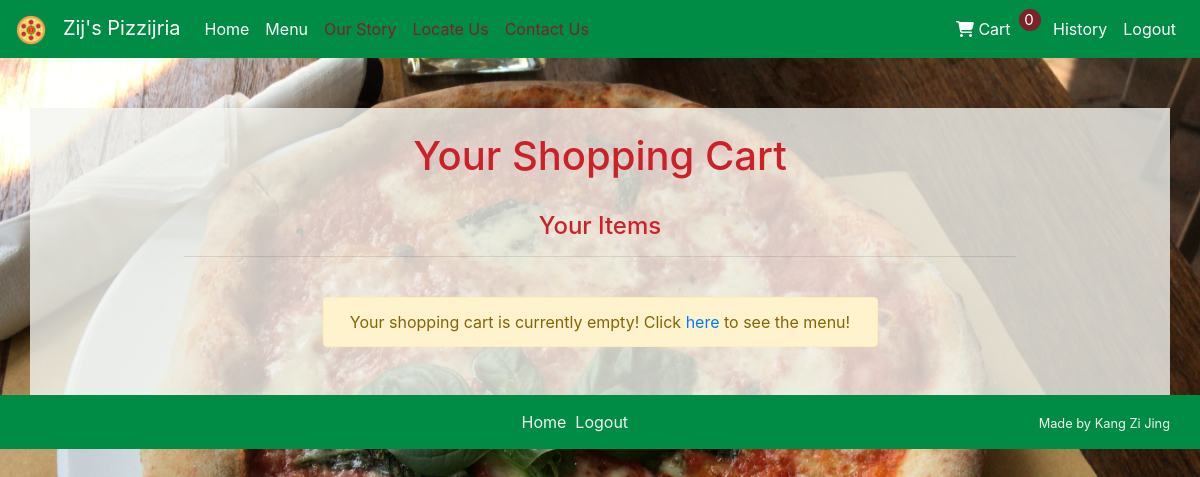
Before: /cart (signed in) with the older database file.
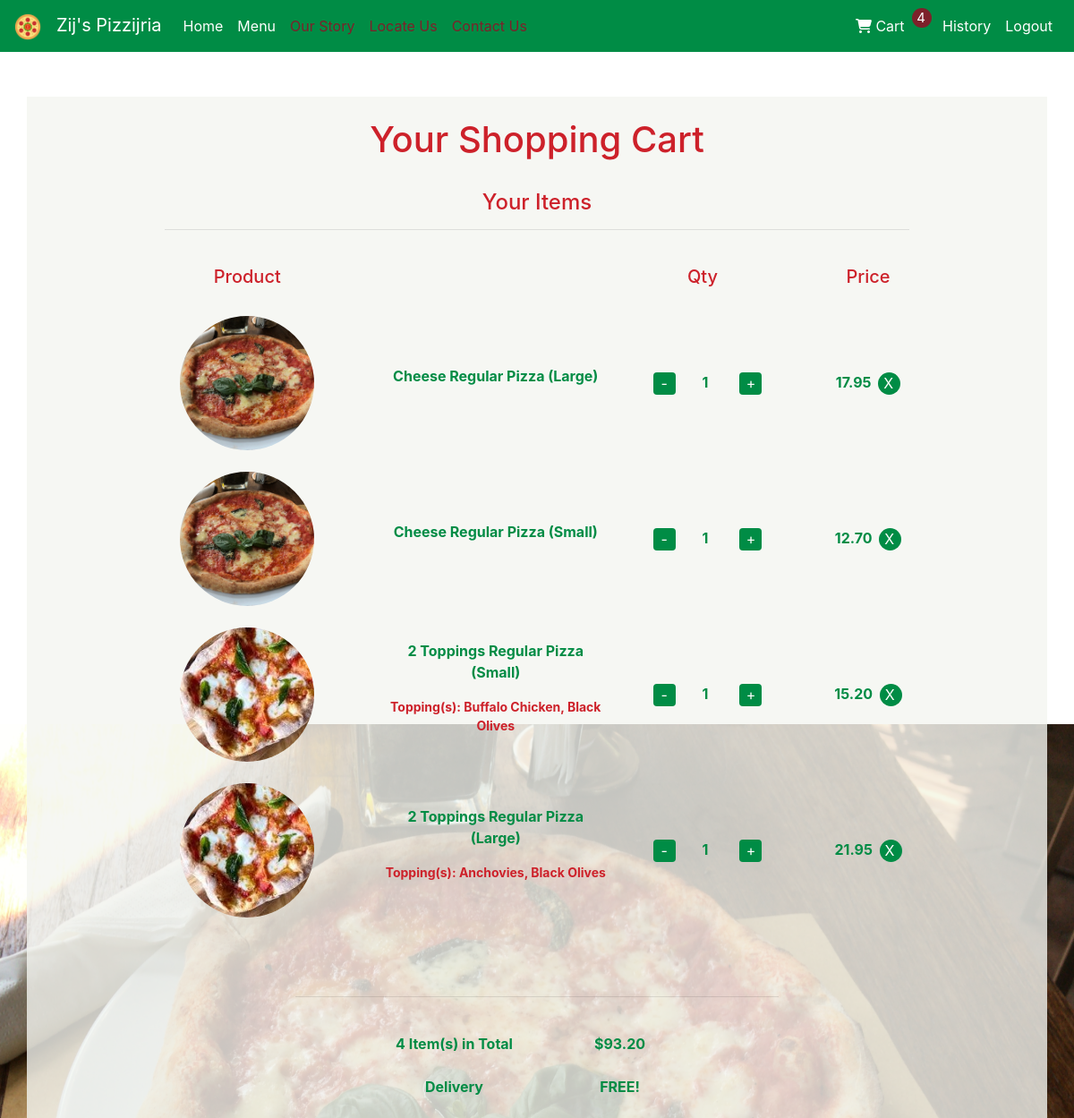
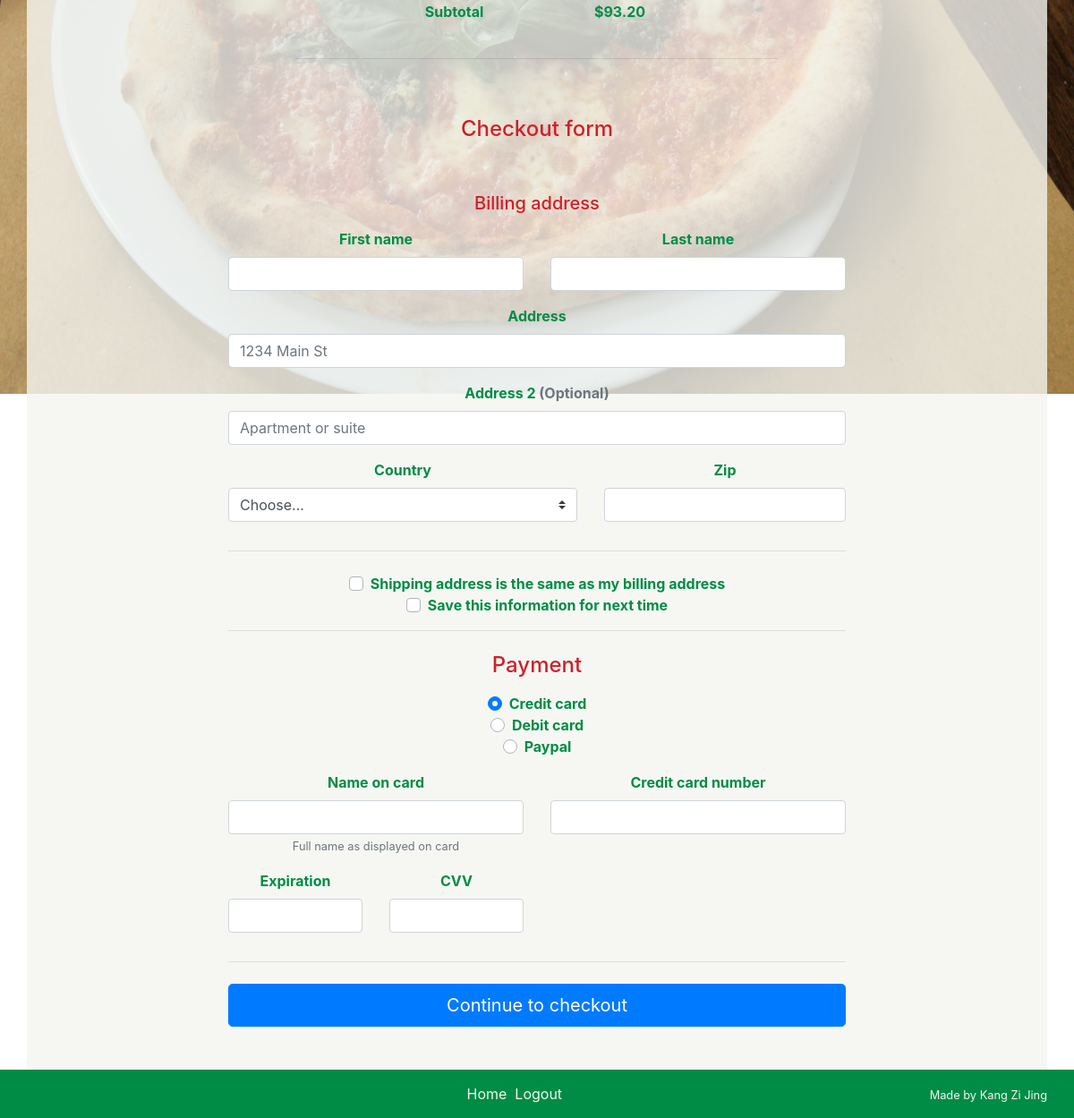
After: the same page with the newer database file (2 pictures, top to bottom).
### orders/models.py (models this page shows)
class Cart(models.Model):
    user = models.ForeignKey(settings.AUTH_USER_MODEL, on_delete=models.CASCADE)
    items = models.ManyToManyField("MenuItem", through="AddedItem")
    ordered = models.BooleanField(default=False)
    ordered_time = models.DateTimeField(auto_now=False, null=True)
    delivered_time = models.DateTimeField(auto_now=False, null=True, blank=True)
    def totalquantity(self):
        q = 0
        for item in self.items.all():
            if item.product.category.category_type == 'primary':
                q += item.added_item.last().quantity
        return q
    def subtotal(self):
        total = 0
        for item in self.items.all():
            total += item.added_item.first().totalprice()
        return total
    def cartnumber(self):
        return 10000 + self.id
    def __str__(self):
        return f"Cart No. {self.cartnumber()} from {self.user}"

class MenuItem(models.Model):
    SIZE_CHOICES = (("s", "Small"), ("l", "Large"))
    product = models.ForeignKey("Product", on_delete=models.CASCADE, related_name="menu_items")
    size = models.CharField(max_length=16, choices=SIZE_CHOICES, blank=True, null=True)
    price = models.DecimalField(max_digits=5, decimal_places=2, blank=True, null=True)
    def __str__(self):
        if self.product.category.category_type == 'primary':
            cat = self.product.category.name + " - "
            price = ""
        else:
            cat = ""
            if self.price:
                price = " (+$" + str(self.price) + ")"
            else:
                price = ""
        if self.size:
            size = self.get_size_display()
        else:
            size = ""
        if self.product.category.category_type == 'primary':
            if self.product.stylized_name:
                return f"{size} {cat} {self.product.stylized_name}{price}"
            return f"{size} {cat} {self.product.name}{price}"
        else:
            if self.product.category == "Topping":
                return f"{cat} {self.product.name}"
            else:
                if self.product.stylized_name:
                    return f"{cat} {self.product.stylized_name}"
                else:
                    return f"{cat} {self.product.name}"

class Product(models.Model):
    name = models.CharField(max_length=64)
    stylized_name = models.CharField(max_length=64, null=True, blank=True)
    category = models.ForeignKey("Category", on_delete=models.CASCADE, related_name="products")
    addon_category = models.ForeignKey("Category", on_delete=models.CASCADE, related_name="related_products", blank=True, null=True)
    addon_limit = models.IntegerField(default=0, null=True)
    def __str__(self):
        if self.stylized_name:
            return f"{self.stylized_name} {self.category}"
        else:
            return f"{self.name} {self.category}"

class Category(models.Model):
    CATEGORY_TYPES = (("primary", "Primary"), ("topping", "Topping"), ("extra", "Extra"))
    name = models.CharField(max_length=64)
    menu_name = models.CharField(max_length=64, blank=True, null=True)
    category_type = models.CharField(max_length=16, choices=CATEGORY_TYPES, default="primary")
    def __str__(self):
        return f"{self.name}"

class AddedItem(models.Model):
    item = models.ForeignKey("MenuItem", on_delete=models.CASCADE, related_name="added_item")
    cart = models.ForeignKey("Cart", on_delete=models.CASCADE)
    quantity = models.IntegerField(default=1)
    def totalprice(self):
        if self.extras.all():
            extrasprice = 0
            for extra in self.extras.all():
                for i in extra.item.all():
                    extrasprice += i.price
            return self.quantity * self.item.price + extrasprice
        else:
            return self.quantity * self.item.price
    def __str__(self):
        if self.extras.all():
            return f"{self.quantity} x {self.item} at ${self.item.price} = ${self.totalprice()}"
        else:
            return f"{self.quantity} x {self.item} at ${self.item.price} = ${self.totalprice()}"

class ExtraSelection(models.Model):
    item = models.ManyToManyField("MenuItem")
    main = models.ForeignKey("AddedItem", on_delete=models.CASCADE, related_name="extras")
    def __str__(self):
        if self.item:
            sentence = ", ".join(str(i) for i in self.item.all())
            return sentence
        else:
            return f"{self.item}"

### orders/views.py (the view, shortened to what this page needs)
# urls.py: path("cart", views.cart, name="cart"),
@login_required(login_url='/login')
def cart(request):
    cart = get_cart(request)
    addeditems = AddedItem.objects.filter(cart=cart).all
    context = {
        "cart": cart,
        "addeditems": addeditems
    }
    return render(request, "orders/cart.html", context)

### orders/templates/orders/cart.html (shortened to what this page needs)
{% extends "orders/base.html" %}
{% block body %}
    <h1>Your Shopping Cart</h1>
    <br>
    <h4>Your Items</h4><hr style="width: 75%;"><br>
    {% if not addeditems %}
    <div class="alert alert-warning" role="alert" style="width: 50%; margin: auto;">
        Your shopping cart is currently empty!
        Click <a href="{% url 'menu' %}">here</a> to see the menu!
    </div>
    {% else %}
        <div class="container-fluid"><b>
            <div class="row">
                <div class="col-1"></div>
                <div class="col-3"><h5>Product</h5></div>
                <div class="col-3"></div>
                <div class="col-2"><h5>Qty</h5></div>
                <div class="col-2"><h5>Price</h5></div>
                <div class="col-1"></div>
            </div><br>
            {% for item in addeditems %}
                <div class="row">
                    <div class="col-1"></div>
                    <div class="col-3" style="margin-top: auto; margin-bottom: auto;">
                        <img class="img-fluid" src="/static/orders/images/{{ item.item.product.category.name }}/{{ item.item.product.name }}.jpg" alt="Image" style="max-height: 150px; border-radius: 50%;">
                    </div>
                    <div class="col-3" style="margin-top: auto; margin-bottom: auto;">
                        <p>{{ item.item.product }} {% if item.item.get_size_display %}({{ item.item.get_size_display }}){% endif %}</p>
                        {% if item.extras.all %}
                            {% for extra in item.extras.all %}
                                <p style="color: rgba(205, 33, 42); font-size: 14px;">
                                    {% if not item.item.product.name == "Cheese" and not item.item.product.category == "Sub" %}
                                        {{ item.item.product.addon_category}}(s): {{ extra }}
                                    {% endif %}
                                </p>
                            {% endfor %}
                        {% endif %}
                    </div>
                    <div class="col-2" style="margin-top: auto; margin-bottom: auto;">
                        <div class="row">
                            <div class="col-5 text-right">
                                <form action="" method="post">
                                    <input class="btn btn-primary pizza-button" type="submit" value="-" style="border: none; height: 25px; width: 25px; padding: 0px; padding-bottom: 1px;">
                                </form>
                            </div>
                            <div class="col-2">{{ item.quantity }}</div>
                            <div class="col-5">
                                <form action="" method="post">
                                    <input class="btn btn-primary pizza-button" type="submit" value="+" style="border: none; height: 25px; width: 25px; padding: 0px; padding-bottom: 1px;">
                                </form>
                            </div>
                        </div>
                    </div>
                    <div class="col-2" style="margin-top: auto; margin-bottom: auto;">
                        <form action="" method="post">
                            {{ item.totalprice }}&nbsp;
                            <input class="btn btn-primary pizza-button" type="submit" value="X" style="border: none; border-radius: 50%; height: 25px; width: 25px; padding: 0px; padding-right: 2px; padding-bottom: 1px;">
                        </form>
                    </div>
                    <div class="col-1"></div>
                </div>
                <br>
            {% endfor %}
        </div>
        <div class="container-fluid">
            <br><br><hr style="width: 50%;"><br>
            <div class="row">
                <div class="col-4"></div>
                <div class="col-2">
                    {{ cart.totalquantity }} Item(s) in Total
                </div>
                <div class="col-2">
                    ${{ cart.subtotal }}
                </div>
                <div class="col-4"></div>
            </div><br>
            <div class="row">
                <div class="col-4"></div>
                <div class="col-2">
                    Delivery
                </div>
                <div class="col-2">
                    {% if deliveryfee %}
                        ${{ deliveryfee }}
                    {% else %}
                        FREE!
                    {% endif %}
                </div>
                <div class="col-4"></div>
            </div><br>
            <div class="row">
                <div class="col-4"></div>
                <div class="col-2">
                    Subtotal
                </div>
                <div class="col-2">
                    {% if deliveryfee %}
                        ${{ totalprice }}
                    {% else %}
                        ${{ cart.subtotal }}
                    {% endif %}
                </div>
                <div class="col-4"></div>
            </div>
            <br><hr style="width: 50%;">
            {% include 'orders/billing.html' %}
        </b></div>
    {% endif %}
{% endblock %}

### orders/templates/orders/base.html (shortened to what this page needs)
<!DOCTYPE html>
<html lang="en">
    <head>
        <link rel="stylesheet" href="https://cdn.jsdelivr.net/npm/bootstrap-select@1.13.9/dist/css/bootstrap-select.min.css">
        <link rel="stylesheet" href="https://stackpath.bootstrapcdn.com/bootstrap/4.4.1/css/bootstrap.min.css">
        {% load static %}
        <link rel="stylesheet" type="text/css" href="{% static 'orders/style.css' %}">
    </head>
    <body>
        <nav class="navbar navbar-expand-lg navbar-dark" style="background-color: rgba(0, 140, 69);">
            {% load static %}
            <a class="navbar-brand" href="/"><img class="icon" src="{% static 'orders/images/pizza-icon.png' %}">&nbsp;&nbsp;&nbsp;Zij's Pizzijria</a>
            <div class="collapse navbar-collapse" id="navbarNavltMarkup">
                <div class="navbar-nav">
                    <a class="nav-item nav-link active" href="/">Home <span class="sr-only">(current)</span></a>
                    <a class="nav-item nav-link active" href="{% url 'menu' %}">Menu</a>
                    <a class="nav-item nav-link active" href="/#story" style="color: rgba(125, 33, 42);">Our Story</a>
                    <a class="nav-item nav-link active" href="/#locate" style="color: rgba(125, 33, 42);">Locate Us</a>
                    <a class="nav-item nav-link active" href="/#contact" style="color: rgba(125, 33, 42);">Contact Us</a>
                </div>
                <div class="navbar-nav ml-auto">
                    {% if not request.user.is_authenticated %}
                        <a class="nav-item nav-link active" href="{% url 'register' %}">Register</a>
                        <a class="nav-item nav-link mr-auto active" href="{% url 'login' %}">Login</a>
                    {% else %}
                        <a class="nav-item nav-link mr-auto active" href="{% url 'cart' %}" tabindex="-1" aria-disabled="true"><i class="fa fa-shopping-cart" aria-hidden="true"></i> Cart</a>
                        <div style="background: rgba(125, 33, 42); color: #ffffff; height: 22px; width: 22px; border-radius: 50%; text-align: center; font-size: 15px; padding-right: 1px; padding-bottom: 1px;">{{ cart.totalquantity }}</div>
                        <a class="nav-item nav-link mr-auto active" href="{% url 'history' %}" tabindex="-1" aria-disabled="true">History</a>
                        <a class="nav-item nav-link mr-auto active" href="{% url 'logout' %}" tabindex="-1" aria-disabled="true">Logout</a>
                    {% endif %}
                </div>
            </div>
        </nav>
        <div class="bg">
            <div style="text-align:center; padding-top:50px;">
                <div class="container webappview">
                    <br>
                    {% block body %}
                    {% endblock %}
                    <br><br>
                </div>
            </div>
        </div>
    </body>
    <footer style="background-color: rgba(0, 140, 69);">
        <div style="text-align:center; padding-top:15px; padding-bottom: 15px;">
            <a href="/" style="color: rgba(244, 245, 240); margin-left: 120px;">Home</a>&nbsp;
            {% if not request.user.is_authenticated %}
                <a href="{% url 'register' %}" style="color: rgba(244, 245, 240);">Register</a>&nbsp;
                <a href="{% url 'login' %}" style="color: rgba(244, 245, 240);">Login</a>&nbsp;
            {% else %}
                <a href="{% url 'logout' %}" style="color: rgba(244, 245, 240);">Logout   </a>&nbsp;
            {% endif %}
            <div style="float: right; margin-right: 30px; color: rgba(244, 245, 240);"><small>Made by Kang Zi Jing</small></div>
        </div>
    </footer>
</html>

Changed rows visible on the page:
no longer on this page (row edited): Cart: totalquantity "0"
added Cart: totalquantity "4", subtotal "93.20"
added AddedItem: item.product.category.name (picture), item.product "Cheese Regular Pizza", item.size "Large", quantity "1", totalprice "17.95"
added AddedItem: item.product.category.name (picture), item.product "Cheese Regular Pizza", item.size "Small", quantity "1", totalprice "12.70"
added AddedItem: item.product.category.name (picture), item.product "2 Toppings Regular Pizza", item.size "Small", item.product.addon_category "Topping", quantity "1", totalprice "15.20"
added ExtraSelection: id.name "Buffalo Chicken, Black Olives", shown under "2 Toppings Regular Pizza"
added AddedItem: item.product.category.name (picture), item.product "2 Toppings Regular Pizza", item.size "Large", item.product.addon_category "Topping", quantity "1", totalprice "21.95"
added ExtraSelection: id.name "Anchovies, Black Olives", shown under "2 Toppings Regular Pizza"
Other visible differences:
form field value: (not shown) → "Choose..."
text no longer shown: "Your shopping cart is currently empty! Click here to see the menu!"
text now shown: "Product Qty Price Item(s) in Total $ Delivery FREE! Subtotal $ Checkout form Billing address First name Last name Address Address 2 (Optional) Country Zip Shipping address is the same as my billing address Save this information for next time Payment Credit card Debit card Paypal Name on card Full name as displayed on card Credit card number Expiration CVV Continue to checkout"
